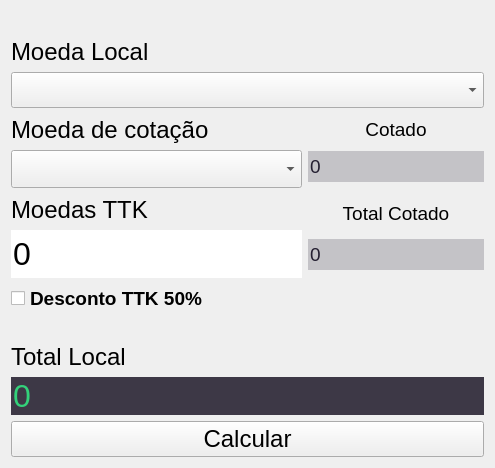
<?xml version="1.0" encoding="UTF-8"?>
<ui version="4.0">
 <class>FormCalcTTK</class>
 <widget class="QWidget" name="FormCalcTTK">
  <property name="windowModality">
   <enum>Qt::ApplicationModal</enum>
  </property>
  <property name="geometry">
   <rect>
    <x>0</x>
    <y>0</y>
    <width>495</width>
    <height>468</height>
   </rect>
  </property>
  <property name="minimumSize">
   <size>
    <width>495</width>
    <height>468</height>
   </size>
  </property>
  <property name="maximumSize">
   <size>
    <width>495</width>
    <height>468</height>
   </size>
  </property>
  <property name="windowTitle">
   <string>Calcular Moedas Tiktok</string>
  </property>
  <property name="styleSheet">
   <string notr="true">QLineEdit{
border:none
}</string>
  </property>
  <layout class="QVBoxLayout" name="verticalLayout_6">
   <item>
    <layout class="QVBoxLayout" name="verticalLayout_3">
     <item>
      <widget class="QLabel" name="lbl_local_coin">
       <property name="font">
        <font>
         <pointsize>18</pointsize>
        </font>
       </property>
       <property name="text">
        <string>Moeda Local</string>
       </property>
       <property name="alignment">
        <set>Qt::AlignBottom|Qt::AlignLeading|Qt::AlignLeft</set>
       </property>
      </widget>
     </item>
     <item>
      <widget class="QComboBox" name="cbx_local_coin">
       <property name="font">
        <font>
         <pointsize>18</pointsize>
        </font>
       </property>
      </widget>
     </item>
    </layout>
   </item>
   <item>
    <layout class="QHBoxLayout" name="horizontalLayout">
     <item>
      <layout class="QVBoxLayout" name="verticalLayout_5">
       <item>
        <widget class="QLabel" name="lbl_prince_coin">
         <property name="minimumSize">
          <size>
           <width>279</width>
           <height>30</height>
          </size>
         </property>
         <property name="font">
          <font>
           <pointsize>18</pointsize>
          </font>
         </property>
         <property name="text">
          <string>Moeda de cotação</string>
         </property>
         <property name="alignment">
          <set>Qt::AlignBottom|Qt::AlignJustify</set>
         </property>
        </widget>
       </item>
       <item>
        <widget class="QComboBox" name="cbx_prince_coin">
         <property name="minimumSize">
          <size>
           <width>279</width>
           <height>38</height>
          </size>
         </property>
         <property name="font">
          <font>
           <pointsize>18</pointsize>
          </font>
         </property>
        </widget>
       </item>
      </layout>
     </item>
     <item>
      <layout class="QVBoxLayout" name="verticalLayout_2">
       <item>
        <widget class="QLabel" name="lbl_prince">
         <property name="minimumSize">
          <size>
           <width>176</width>
           <height>23</height>
          </size>
         </property>
         <property name="maximumSize">
          <size>
           <width>176</width>
           <height>23</height>
          </size>
         </property>
         <property name="font">
          <font>
           <pointsize>14</pointsize>
           <stylestrategy>PreferDefault</stylestrategy>
          </font>
         </property>
         <property name="layoutDirection">
          <enum>Qt::LeftToRight</enum>
         </property>
         <property name="text">
          <string>Cotado</string>
         </property>
         <property name="alignment">
          <set>Qt::AlignBottom|Qt::AlignHCenter</set>
         </property>
         <property name="wordWrap">
          <bool>false</bool>
         </property>
        </widget>
       </item>
       <item>
        <widget class="QLineEdit" name="txt_prince">
         <property name="minimumSize">
          <size>
           <width>176</width>
           <height>31</height>
          </size>
         </property>
         <property name="maximumSize">
          <size>
           <width>176</width>
           <height>31</height>
          </size>
         </property>
         <property name="font">
          <font>
           <pointsize>14</pointsize>
          </font>
         </property>
         <property name="styleSheet">
          <string notr="true">background-color: rgb(196, 195, 199);
color: rgb(36, 31, 49);
</string>
         </property>
         <property name="text">
          <string>0</string>
         </property>
         <property name="readOnly">
          <bool>true</bool>
         </property>
        </widget>
       </item>
      </layout>
     </item>
    </layout>
   </item>
   <item>
    <layout class="QHBoxLayout" name="horizontalLayout_2">
     <item>
      <layout class="QVBoxLayout" name="verticalLayout">
       <item>
        <widget class="QLabel" name="lbl_ttk_coin">
         <property name="minimumSize">
          <size>
           <width>278</width>
           <height>30</height>
          </size>
         </property>
         <property name="font">
          <font>
           <pointsize>18</pointsize>
          </font>
         </property>
         <property name="text">
          <string>Moedas TTK</string>
         </property>
         <property name="alignment">
          <set>Qt::AlignBottom|Qt::AlignLeading|Qt::AlignLeft</set>
         </property>
        </widget>
       </item>
       <item>
        <widget class="QLineEdit" name="txt_ttk_coin">
         <property name="minimumSize">
          <size>
           <width>278</width>
           <height>48</height>
          </size>
         </property>
         <property name="font">
          <font>
           <pointsize>24</pointsize>
          </font>
         </property>
         <property name="text">
          <string>0</string>
         </property>
        </widget>
       </item>
      </layout>
     </item>
     <item>
      <layout class="QVBoxLayout" name="verticalLayout_4">
       <item>
        <widget class="QLabel" name="lbl_ttk_prince">
         <property name="minimumSize">
          <size>
           <width>176</width>
           <height>23</height>
          </size>
         </property>
         <property name="maximumSize">
          <size>
           <width>176</width>
           <height>23</height>
          </size>
         </property>
         <property name="font">
          <font>
           <pointsize>14</pointsize>
          </font>
         </property>
         <property name="text">
          <string>Total Cotado</string>
         </property>
         <property name="alignment">
          <set>Qt::AlignBottom|Qt::AlignHCenter</set>
         </property>
        </widget>
       </item>
       <item>
        <widget class="QLineEdit" name="txt_ttk_prince">
         <property name="minimumSize">
          <size>
           <width>176</width>
           <height>31</height>
          </size>
         </property>
         <property name="maximumSize">
          <size>
           <width>176</width>
           <height>31</height>
          </size>
         </property>
         <property name="font">
          <font>
           <pointsize>14</pointsize>
          </font>
         </property>
         <property name="styleSheet">
          <string notr="true">background-color: rgb(196, 195, 199);
color: rgb(36, 31, 49);
</string>
         </property>
         <property name="text">
          <string>0</string>
         </property>
         <property name="readOnly">
          <bool>true</bool>
         </property>
        </widget>
       </item>
      </layout>
     </item>
    </layout>
   </item>
   <item>
    <widget class="QCheckBox" name="calc_percent_ttk">
     <property name="font">
      <font>
       <pointsize>14</pointsize>
       <weight>75</weight>
       <bold>true</bold>
      </font>
     </property>
     <property name="text">
      <string>Desconto TTK 50%</string>
     </property>
    </widget>
   </item>
   <item>
    <layout class="QVBoxLayout" name="verticalLayout_7">
     <item>
      <widget class="QLabel" name="lbl_total_coin">
       <property name="font">
        <font>
         <pointsize>18</pointsize>
        </font>
       </property>
       <property name="text">
        <string>Total Local</string>
       </property>
       <property name="alignment">
        <set>Qt::AlignBottom|Qt::AlignLeading|Qt::AlignLeft</set>
       </property>
      </widget>
     </item>
     <item>
      <widget class="QLineEdit" name="txt_total_coin">
       <property name="font">
        <font>
         <pointsize>24</pointsize>
        </font>
       </property>
       <property name="styleSheet">
        <string notr="true">background-color: rgb(61, 56, 70);
color: rgb(51, 209, 122);</string>
       </property>
       <property name="text">
        <string>0</string>
       </property>
       <property name="readOnly">
        <bool>true</bool>
       </property>
      </widget>
     </item>
    </layout>
   </item>
   <item>
    <widget class="QPushButton" name="btn_calc_coin">
     <property name="font">
      <font>
       <pointsize>18</pointsize>
      </font>
     </property>
     <property name="text">
      <string>Calcular</string>
     </property>
    </widget>
   </item>
  </layout>
 </widget>
 <resources/>
 <connections/>
</ui>
